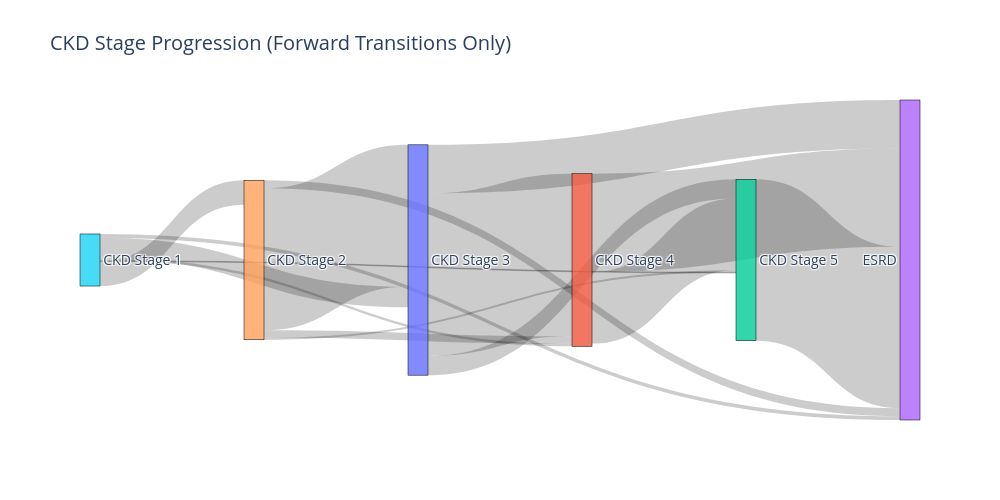

The notebook cell saved with this chart:
### Markdown cell above
### forward transitions (i.e. disease worsening)

### Code cell
from pyspark.sql import Window
from pyspark.sql.functions import row_number, lag, col, create_map, lit
import plotly.graph_objects as go
import pandas as pd

# Define CKD stage severity mapping
stage_order = {
    "CKD Stage 1": 1,
    "CKD Stage 2": 2,
    "CKD Stage 3": 3,
    "CKD Stage 4": 4,
    "CKD Stage 5": 5,
    "ESRD": 6
}

# Create PySpark map expression for stage ranking
stage_order_expr = create_map([lit(k) for pair in stage_order.items() for k in pair])

# Prepare CKD claims with stage rank
df_ckd_progression = (
    df_ckd_all
    .filter(col("CKD_STAGE").isin(list(stage_order.keys())))
    .select("ENROLID", "SVCDATE", "CKD_STAGE")
    .dropDuplicates(["ENROLID", "SVCDATE", "CKD_STAGE"])
    .withColumn("stage_rank", stage_order_expr[col("CKD_STAGE")])
)

# Compute transition window
w = Window.partitionBy("ENROLID").orderBy("SVCDATE")

df_trajectory = (
    df_ckd_progression
    .withColumn("prev_stage", lag("CKD_STAGE").over(w))
    .withColumn("prev_rank", lag("stage_rank").over(w))
)

# Filter only valid forward transitions (i.e. disease worsening)
df_transitions = (
    df_trajectory
    .filter(col("prev_stage").isNotNull())
    .filter(col("stage_rank") > col("prev_rank"))  # forward progression
    .groupBy("prev_stage", "CKD_STAGE")
    .count()
    .orderBy("count", ascending=False)
)

# Convert to Pandas
df_transitions_pd = df_transitions.toPandas()

# Sankey diagram
stages = pd.unique(df_transitions_pd[['prev_stage', 'CKD_STAGE']].values.ravel())
label_to_idx = {label: idx for idx, label in enumerate(stages)}

sources = df_transitions_pd['prev_stage'].map(label_to_idx)
targets = df_transitions_pd['CKD_STAGE'].map(label_to_idx)
values = df_transitions_pd['count']

fig = go.Figure(data=[go.Sankey(
    node=dict(
        pad=15,
        thickness=20,
        line=dict(color="black", width=0.5),
        label=list(stages),
    ),
    link=dict(
        source=sources,
        target=targets,
        value=values
    )
)])

fig.update_layout(
    title_text="CKD Stage Progression (Forward Transitions Only)",
    font_size=14,
    width=1000,
    height=500
)

fig.show()

### Figure 1 — Plotly figure (JSON) as saved in the notebook; plotly's stock layout.template omitted (floating-point values rounded to 4 significant figures)
{"data": [{"link": {"source": [0, 2, 4, 1, 1, 0, 5, 5, 0, 4, 4, 5, 5, 4, 5], "target": [1, 3, 0, 3, 2, 3, 4, 0, 2, 3, 1, 3, 1, 2, 2], "value": [20974, 20816, 18295, 12659, 9249, 6253, 3147, 2650, 2468, 1040, 957, 479, 329, 269, 106]}, "node": {"label": ["CKD Stage 3", "CKD Stage 4", "CKD Stage 5", "ESRD", "CKD Stage 2", "CKD Stage 1"], "line": {"color": "black", "width": 0.5}, "pad": 15, "thickness": 20}, "type": "sankey"}], "layout": {"font": {"size": 14}, "height": 500, "title": {"text": "CKD Stage Progression (Forward Transitions Only)"}, "width": 1000}}
